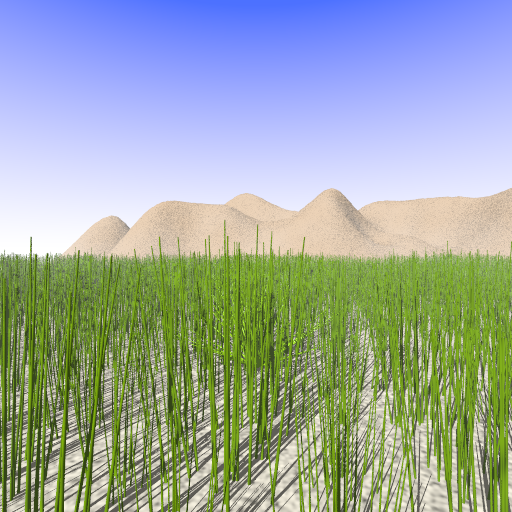
%> input picture Image-MultisensorImageFusion/harness/data/ImgA-01.png, 512 x 512 px
$ octave harness.m   (GNU Octave 9; MATLAB toolbox functions it lacks are replaced by stand-ins)
%> lines starting %> are read from the running program, lines starting %| are printed output that depends on the picture; in (x1, y1, x2, y2) boxes, pixels count from 0 and x2, y2 are one past the last pixel; in counts of white or black regions, pixels touching at a corner belong together; the program's own positions count from 1
% -*-Mode: matlab;-*-

%*BeginCopyright*************************************************************
%
% $HeadURL$
% $Id$
%
%----------------------------------------------------------------------------
% SEAK: Suite for Embedded Applications and Kernels (hpc.pnnl.gov/SEAK/)
%----------------------------------------------------------------------------
%
% Copyright ((c)) 2016, Battelle Memorial Institute
%
% 1. Battelle Memorial Institute (hereinafter Battelle) hereby grants
%    permission to any person or entity lawfully obtaining a copy of
%    this software and associated documentation files (hereinafter "the
%    Software") to redistribute and use the Software in source and
%    binary forms, with or without modification.  Such person or entity
%    may use, copy, modify, merge, publish, distribute, sublicense,
%    and/or sell copies of the Software, and may permit others to do so,
%    subject to the following conditions:
%
%    * Redistributions of source code must retain the above copyright
%      notice, this list of conditions and the following disclaimers.
%
%    * Redistributions in binary form must reproduce the above copyright
%      notice, this list of conditions and the following disclaimer in
%      the documentation and/or other materials provided with the
%      distribution.
%
%    * Other than as used herein, neither the name Battelle Memorial
%      Institute or Battelle may be used in any form whatsoever without
%      the express written consent of Battelle.
%
%    * Redistributions of the software in any form, and publications
%      based on work performed using the software should include the
%      following citation as a reference:
%
%        Nitin A. Gawande, Seunghwa Kang, Joseph B. Manzano, Nathan
%        R. Tallent, Darren J. Kerbyson, Adolfy Hoisie.  "SEAK
%        Specification." Pacific Northwest National Laboratory. May,
%        2016, http://hpc.pnnl.gov/SEAK/
%
% 2. THIS SOFTWARE IS PROVIDED BY THE COPYRIGHT HOLDERS AND CONTRIBUTORS
%    "AS IS" AND ANY EXPRESS OR IMPLIED WARRANTIES, INCLUDING, BUT NOT
%    LIMITED TO, THE IMPLIED WARRANTIES OF MERCHANTABILITY AND FITNESS
%    FOR A PARTICULAR PURPOSE ARE DISCLAIMED. IN NO EVENT SHALL BATTELLE
%    OR CONTRIBUTORS BE LIABLE FOR ANY DIRECT, INDIRECT, INCIDENTAL,
%    SPECIAL, EXEMPLARY, OR CONSEQUENTIAL DAMAGES (INCLUDING, BUT NOT
%    LIMITED TO, PROCUREMENT OF SUBSTITUTE GOODS OR SERVICES; LOSS OF
%    USE, DATA, OR PROFITS; OR BUSINESS INTERRUPTION) HOWEVER CAUSED AND
%    ON ANY THEORY OF LIABILITY, WHETHER IN CONTRACT, STRICT LIABILITY,
%    OR TORT (INCLUDING NEGLIGENCE OR OTHERWISE) ARISING IN ANY WAY OUT
%    OF THE USE OF THIS SOFTWARE, EVEN IF ADVISED OF THE POSSIBILITY OF
%    SUCH DAMAGE.
%
%*EndCopyright***************************************************************

%% Matlab script for image fusion problem
%% Created by Nitin A. Gawande, PNNL, dated 2015-08-11
%%
%% This file harness image fusion application
%% img_input_01 is the input image A
%% img_input_02 is the input image B
%% modified_img_02 is modified imgage B
%% img_fused is fused grayscale image
%% gray_input_img_F is the fused image
%%    which used to compute evaluation metrics
%%
%%
clear
%
my_root_dir = pwd;
%% Read Image
input_img_A = 'ImgA-01';
input_img_B = 'ImgB-01';
file_ext = '.png';
set_img_A = strcat(my_root_dir,'\data\', input_img_A, file_ext);
set_img_B = strcat(my_root_dir,'\data\', input_img_B, file_ext);
fprintf('Input image used are: \n');
fprintf('%s\n',set_img_A);
fprintf('%s\n',set_img_B);

img_input_01 =imread(set_img_A);
%> img_input_01 is the input picture: size 512x512x3 uint8; mean R, G, B 155.5, 168.4, 162.7
img_input_02 =imread(set_img_B);
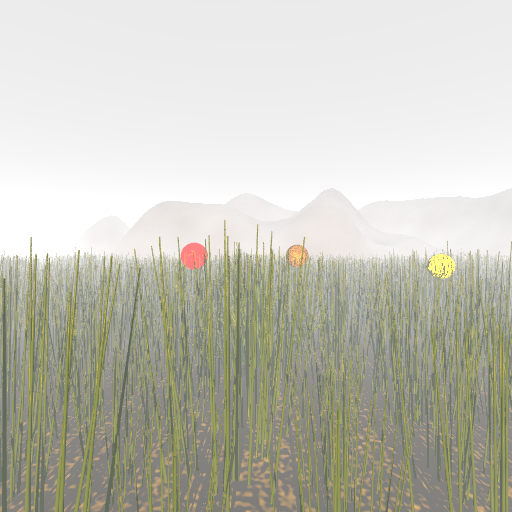
%> input picture Image-MultisensorImageFusion/harness/data/ImgB-01.png, 512 x 512 px
%> img_input_02 is the input picture: size 512x512x3 uint8; mean R, G, B 195.1, 194.9, 183
%% Get red channel
%get_red_channel = true;
get_red_channel = false;
%% Modify image with noise
modify_with_noise = true;
%modify_with_noise = false;
%%
if get_red_channel == true;
%   modify image channels
%   component 1 is red; 2 is green; and 3 is blue
    modified_img_r = img_input_02;
    modified_img_r(:,:,1) = 0;
    modified_img_r(:,:,3) = 0;
    if modify_with_noise == true;
        modified_img_02 = imnoise(modified_img_r,'gaussian',0.06,0.002);
    else
        modified_img_02 = modified_img_r;
    end
else
    if modify_with_noise == true;
        modified_img_02 = imnoise(img_input_02,'gaussian',0.06,0.004);
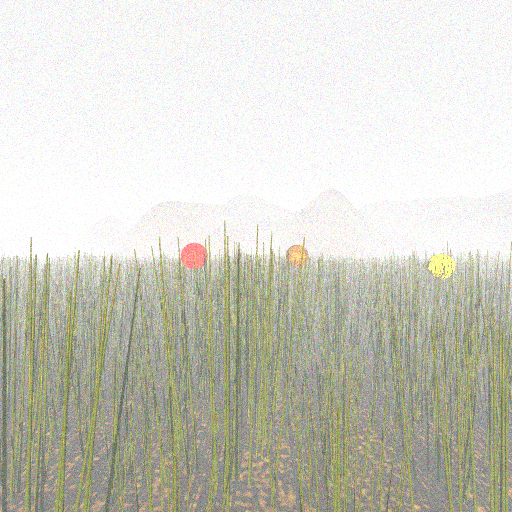
%> modified_img_02: size 512x512x3 uint8; mean R, G, B 206.4, 206.4, 194.6
        %modified_img_02 = imnoise(img_input_02,'gaussian',0.06,0.025);
    else
        modified_img_02 = img_input_02;
    end
end
%% convert from RGB to GRAY and get double values
%img_I1 = double(rgb2gray (img_input_01));
img_I1 = double(rgb2gray (img_input_01))/double(max(img_input_01(:)));
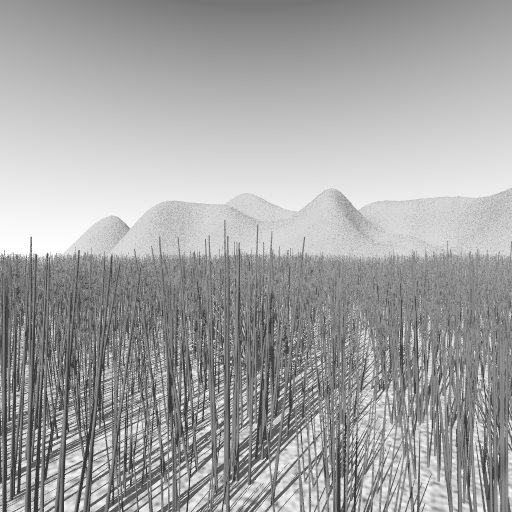
%> img_I1: size 512x512 double; min 0.212, max 1, mean 0.643

%img_I2 = double(rgb2gray (modified_img_02));
img_I2 = double(rgb2gray (modified_img_02))/double(max(modified_img_02(:)));
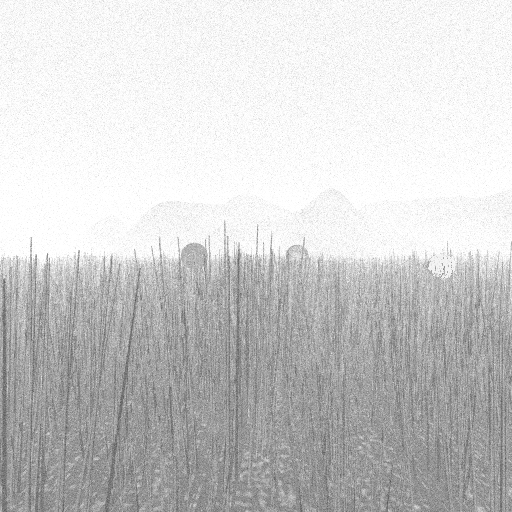
%> img_I2: size 512x512 double; min 0.325, max 1, mean 0.804

%% Using logical image fusion
imm = img_I1 < img_I2;
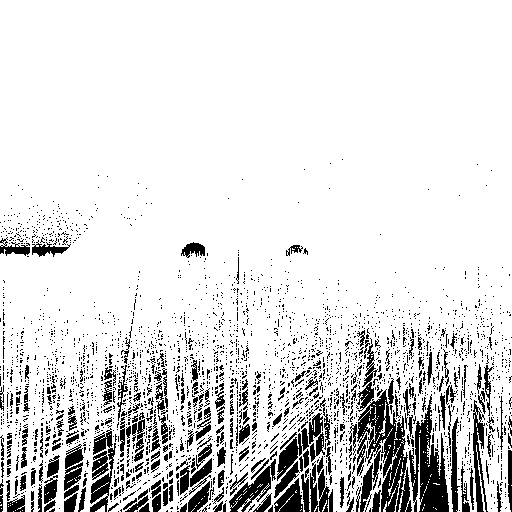
%> imm: size 512x512 logical; 86.9% white; 2829 black regions (2593 under 20 px), largest, box (x1, y1, x2, y2) and area: (349, 338, 412, 512) 4095, (409, 394, 449, 512) 2338, (90, 428, 116, 512) 876
img_fused = (imm.*img_I1) + ((~imm).*img_I2);
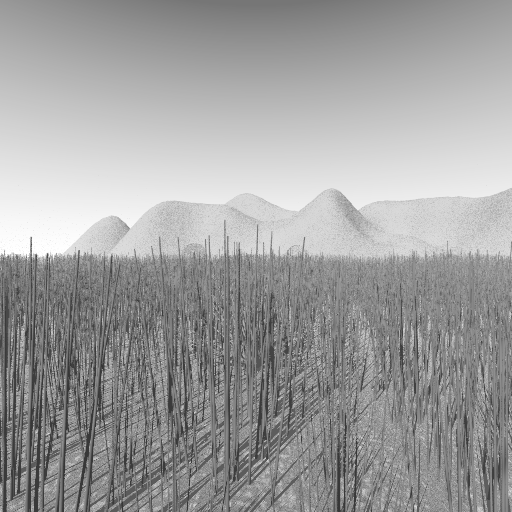
%> img_fused: size 512x512 double; min 0.212, max 1, mean 0.623
%% Using matlab defined image fusion functions

% img_f = imfuse(img_I1, img_I2);
% img_fused = rgb2gray(img_f);

%> (the run ends here)
